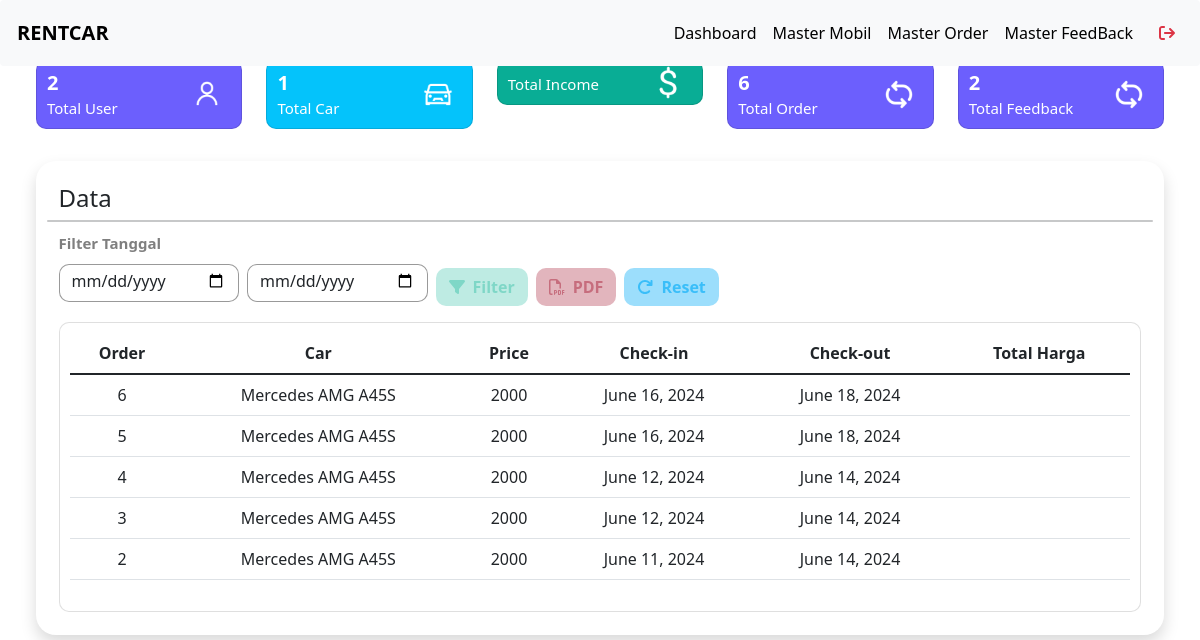
The app's page /dashboard/ (signed in), older data.
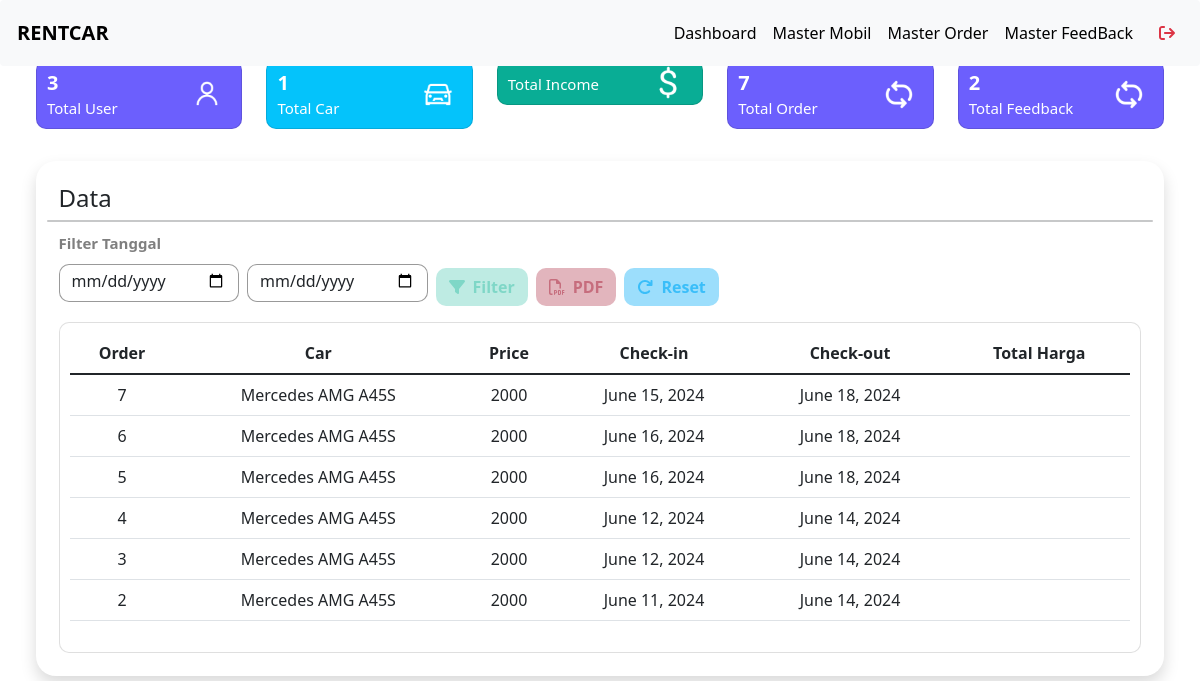
The same page, newer data.
### pesanan/models.py (models this page shows, shortened)
class Order(models.Model):
    id_user = models.ForeignKey(User, on_delete=models.CASCADE)
    start_date = models.DateField()
    end_date = models.DateField()
    grand_total = models.BigIntegerField()
    STATUS_CHOICES = (
        ("Belum Terkonfirmasi", "Belum Terkonfirmasi"),
        ("Terkonfirmasi", "Terkonfirmasi"),
        ("Dikirim", "Dikirim"),
    )
    status = models.CharField(max_length=20, choices=STATUS_CHOICES)
    payment_receipt_image_path = models.ImageField(upload_to="images/")
    photo_kk = models.ImageField(upload_to="images/")
    photo_ktp = models.ImageField(upload_to="images/")
    telephone = models.IntegerField()
    address = models.TextField()
    created_at = models.DateField(auto_now_add=True)
    updated_at = models.DateTimeField(auto_now=True)
    fine = models.BigIntegerField(default=0)

class OrderItem(models.Model):
    id_order = models.ForeignKey(Order, on_delete=models.CASCADE)
    id_mobils = models.ForeignKey(Mobils, on_delete=models.CASCADE)
    quantity = models.IntegerField()
    created_at = models.DateField(auto_now_add=True)
    updated_at = models.DateTimeField(auto_now=True)

### mobil/models.py (models this page shows, shortened)
class Mobils(models.Model):
    TRANSMISSION = [
        ('Manual', 'Manual'),
        ('Automatic', 'Automatic'),
    ]
    TYPE_CAR = [
        ('Convertible','Convertible'),
        ('Coupe','Coupe'),
        ('Sedan','Sedan'),
        ('Hatchback','Hatchback'),
        ('SUV','SUV'),
        ('MPV','MPV'),
    ]
    name = models.CharField(max_length=100)
    stock = models.PositiveIntegerField()
    image1 = models.ImageField(upload_to="images/")
    image2 = models.ImageField(upload_to="images/")
    image3 = models.ImageField(upload_to="images/")
    pricePerDay = models.IntegerField()
    transmission = models.CharField(max_length=10, choices=TRANSMISSION)
    typeCar = models.CharField(max_length=20, choices=TYPE_CAR)
    description = models.CharField(max_length=150)
    seat = models.CharField(max_length=10)
    created_at = models.DateTimeField(auto_now_add=True)
    updated_at = models.DateTimeField(auto_now=True)

### RentalMobil/views.py (the view, shortened to what this page needs)
# urls.py: path('dashboard/', views.dashboard, name="dashboard"),
@login_required
def dashboard(request):
    if not request.user.is_superuser:
        return redirect("user:loginAdmin")
    order_items = Order.objects.all().prefetch_related('orderitem_set__id_mobils').order_by('-updated_at')
    start_date = request.GET.get('start_date')
    end_date = request.GET.get('end_date')
    mobils_count = Mobils.objects.count()
    order_count = Order.objects.count()
    return_order_count = TestimonialRating.objects.count()
    user_count = User.objects.filter(is_superuser=False).count()
    grand_total_count = Order.objects.aggregate(total=Sum('grand_total'))['total'] or 0
    grand_fine_count = Order.objects.aggregate(total=Sum('fine'))['total'] or 0
    income_count = grand_total_count + grand_fine_count
    income_counts = currency(income_count)
    for order in order_items:
        order.grand_total = currency(order.grand_total)
    context = {
        'order_items': order_items,
        'mobils_count': mobils_count,
        'order_count': order_count,
        'user_count': user_count,
        'return_order_count': return_order_count,
        'income_count': income_counts,
        'start_date': start_date,
        'end_date': end_date,
    }
    return render(request, 'admin/dashboard.html', context)

### utils/currency.py (called while the page is built)
def currency(amount):
    try:
        amount = Decimal(amount)
        return format_currency(amount, 'IDR', locale='id_ID')
    except (InvalidOperation, TypeError, ValueError):
        return "Invalid amount"

### templates/admin/dashboard.html (shortened to what the changed rows need)
{% extends '../base.html' %}
{% load static %}
{% block headers %}
<link href="{% static 'css/admin/dashboard.css' %}" rel="stylesheet" type="text/css">
{% endblock headers %}
{% block contents %}
<div class="wrapper" style="margin-top:5%">
    <div class="row my-4">
        <div class="col mb-2">
            <div class="card" style="background: #6C5FFD; color: white;" width="19rem">
                <div class="d-flex align-items-center">
                    <div class="card-body col-8">
                        <h5 class="card-title">{{ user_count }}</h5>
                        <p class="card-text">Total User</p>
                    </div>
                </div>
            </div>
        </div>
        <div class="col mb-2">
            <div class="card" style="background: #6C5FFD; color: white;" width="19rem">
                <div class="d-flex align-items-center">
                    <div class="card-body col-8">
                        <h5 class="card-title">{{ order_count }}</h5>
                        <p class="card-text">Total Order</p>
                    </div>
                </div>
            </div>
        </div>
    </div>
    <div class="tabel shadow">
        <div class="row">
            <div class="col-12 col-xl-12 mb-4 mb-lg-0">
                <div class="card">
                    <div class="card-body">
                        <div class="table-responsive">
                            <table class="table">
                                <thead>
                                    <tr>
                                        <th class="text-center">Order</th>
                                        <th class="text-center">Car</th>
                                        <th class="text-center">Price</th>
                                        <th class="text-center">Check-in</th>
                                        <th class="text-center">Check-out</th>
                                        <th class="text-center">Total Harga</th>
                                    </tr>
                                </thead>
                                <tbody>
                                    {% if order_items %}
                                    {% for order in order_items %}
                                        {% for item in order.orderitem_set.all %}
                                        <tr>
                                            <td class="text-center">{{ order.id }}</td>
                                            <td class="text-center">{{ item.id_mobils.name }}</td>
                                            <td class="text-center">{{ item.id_mobils.pricePerDay }}</td>
                                            <td class="text-center">{{ order.start_date }}</td>
                                            <td class="text-center">{{ order.end_date }}</td>
                                            <td class="text-center">{{ order.grand_total }}</td>
                                        </tr>
                                        {% endfor %}
                                    {% endfor %}
                                    {% else %}
                                    <tr>
                                        <td class="text-center" colspan="6">Tidak ditemukan</td>
                                    </tr>
                                    {% endif %}
                                </tbody>
                            </table>
                        </div>
                    </div>
                </div>
            </div>
        </div>
    </div>
</div>
{% endblock contents %}

Row changes from the older to the newer data that the page shows:
added Order: id "7", start_date "June 15, 2024", end_date "June 18, 2024"
added OrderItem: id_mobils.name "Mercedes AMG A45S", id_mobils.pricePerDay "2000"
Text that changed along with them:
{{ user_count }}: "2" → "3"
{{ order_count }}: "6" → "7"
